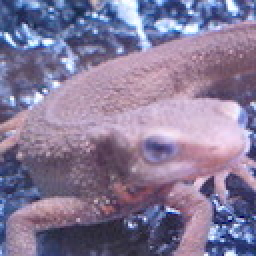
#> input picture img/imori.jpg, 128 x 128 px, found by its file name (shown 2 times larger)
$ python edge.py   (older library calls are emulated)
#> lines starting #> are read from the running program, lines starting #| are printed output that depends on the picture
import cv2
import numpy as np

img = cv2.imread('img/imori.jpg', 0)
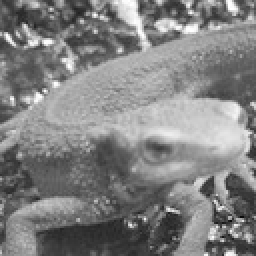
#> img: shape (128, 128) (shown 2 times larger); min 8, max 255, mean 129.1
laplacian = cv2.Laplacian(img,cv2.CV_64F)
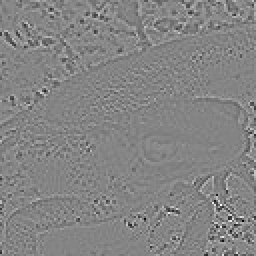
#> laplacian: shape (128, 128) float64 (shown 2 times larger); min -370, max 342, mean 0; drawn with min black and max white

# sobelx: 縦方向の輪郭を抽出　sobely: 横方向の輪郭を抽出
sobelx = cv2.Sobel(img,cv2.CV_64F,1,0,ksize=5)
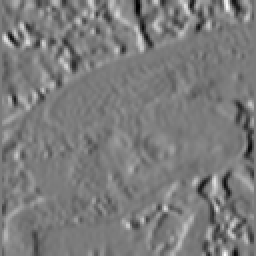
#> sobelx: shape (128, 128) float64 (shown 2 times larger); min -7256, max 7696, mean -0.6; drawn with min black and max white
sobely = cv2.Sobel(img,cv2.CV_64F,0,1,ksize=5)
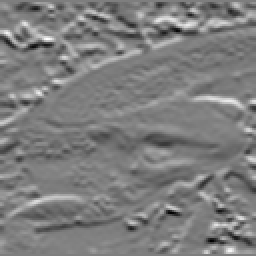
#> sobely: shape (128, 128) float64 (shown 2 times larger); min -7348, max 7474, mean -32.1; drawn with min black and max white

# 画像の勾配を求める
# 画像の勾配とは、画像の各画素の輝度の変化の大きさを表す

$ run again, with img/baby.jpg copied over img/imori.jpg
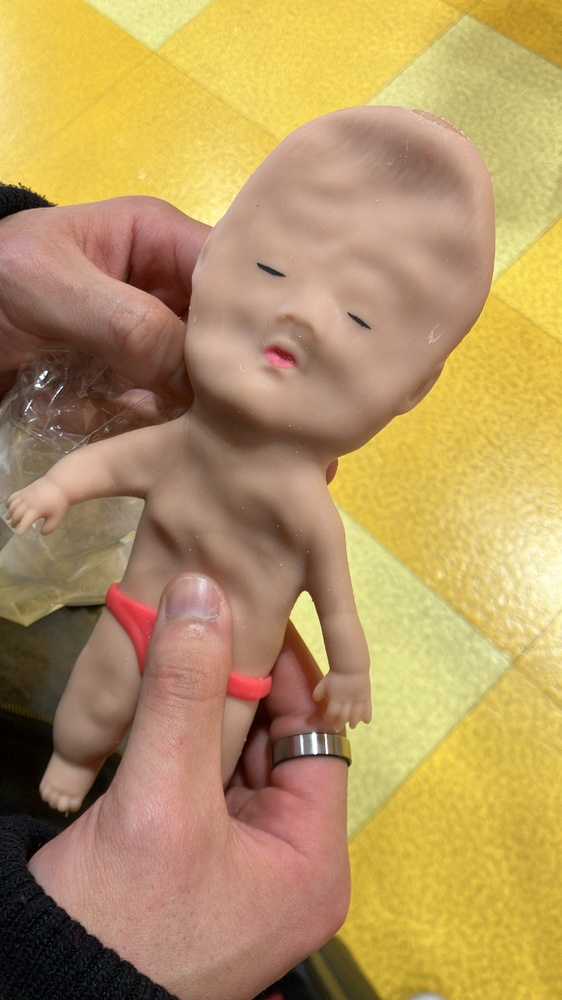
#> input picture img/baby.jpg, 562 x 1000 px, shrunk from 750 x 1334 before the run, found by its file name
#> `img = cv2.imread('img/imori.jpg', 0)`:
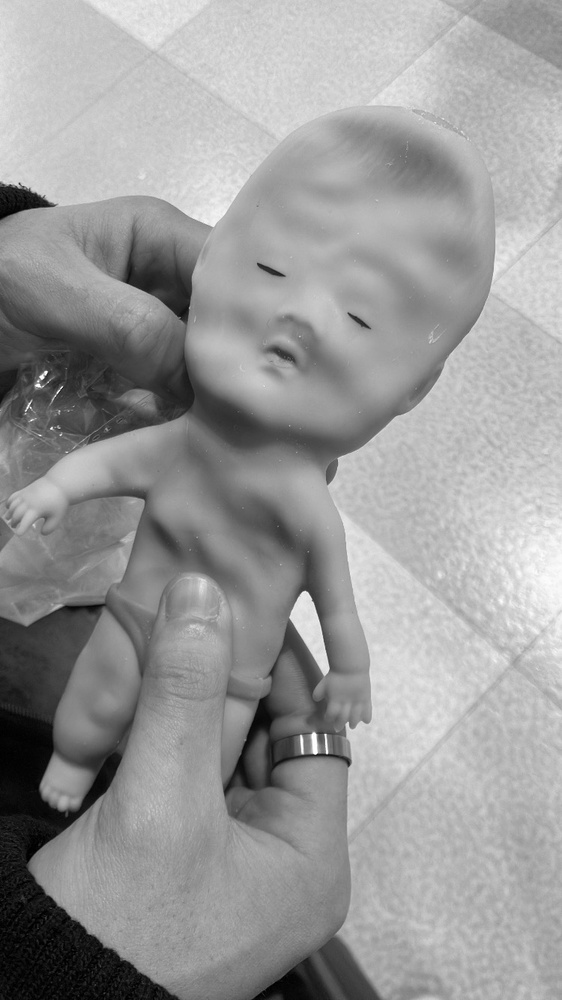
#> img: shape (1000, 562); min 0, max 255, mean 153.7
#> `sobely = cv2.Sobel(img,cv2.CV_64F,0,1,ksize=5)`:
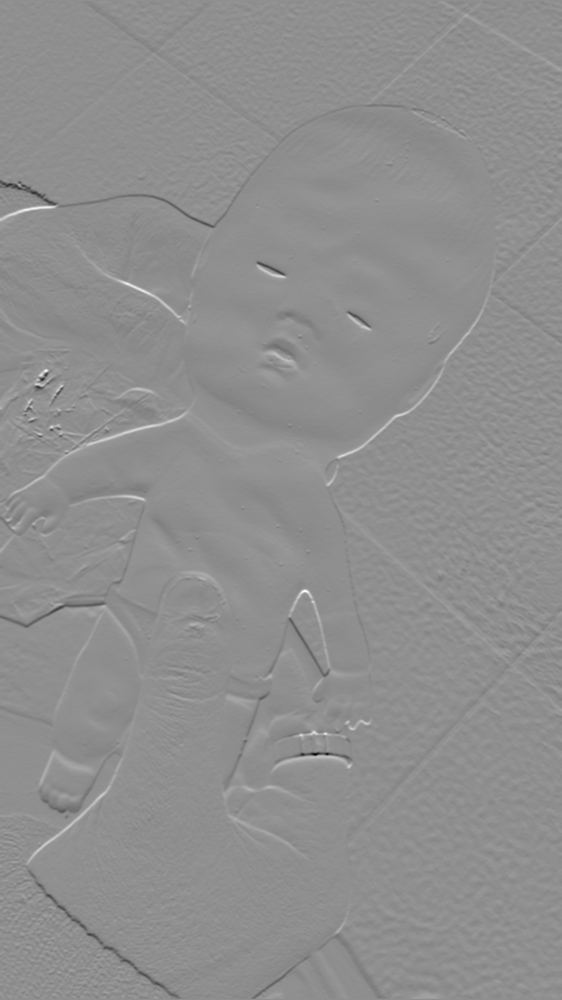
#> sobely: shape (1000, 562) float64; min -9753, max 7584, mean -15.1; drawn with min black and max white

$ run again, with img/clahe_1.jpg copied over img/imori.jpg
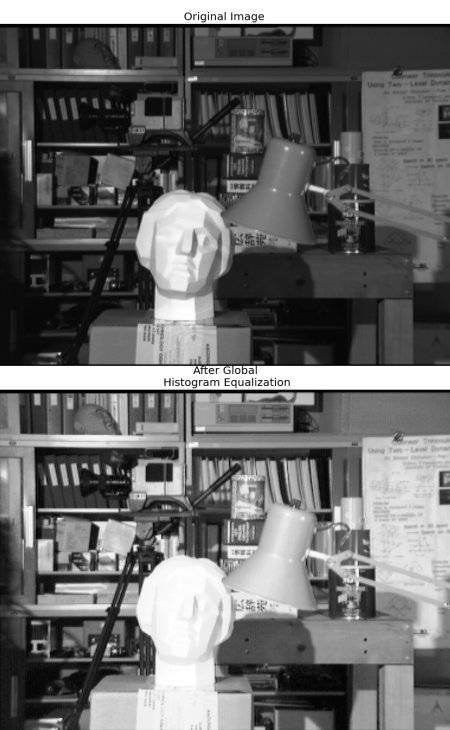
#> input picture img/clahe_1.jpg, 450 x 730 px, found by its file name
#> img is the input picture: shape (730, 450); min 0, max 255, mean 107.8
#> `laplacian = cv2.Laplacian(img,cv2.CV_64F)`:
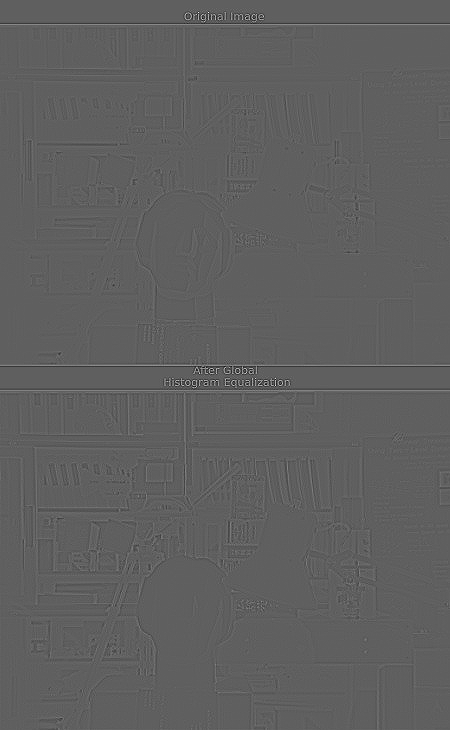
#> laplacian: shape (730, 450) float64; min -510, max 848, mean 0; drawn with min black and max white
#> `sobely = cv2.Sobel(img,cv2.CV_64F,0,1,ksize=5)`:
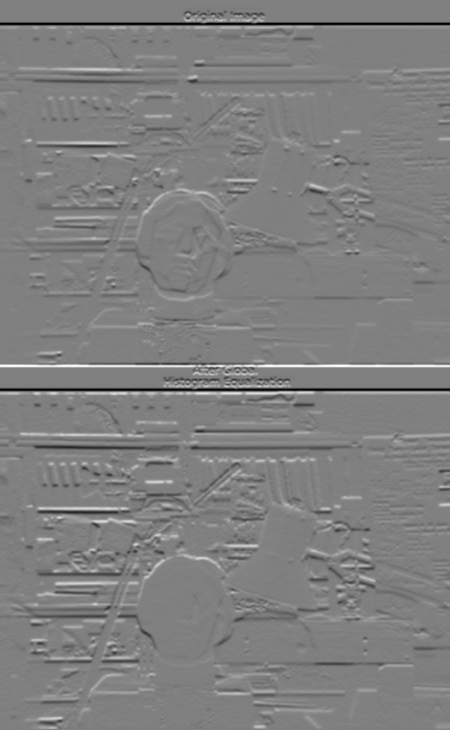
#> sobely: shape (730, 450) float64; min -12203, max 12080, mean -19.6; drawn with min black and max white
